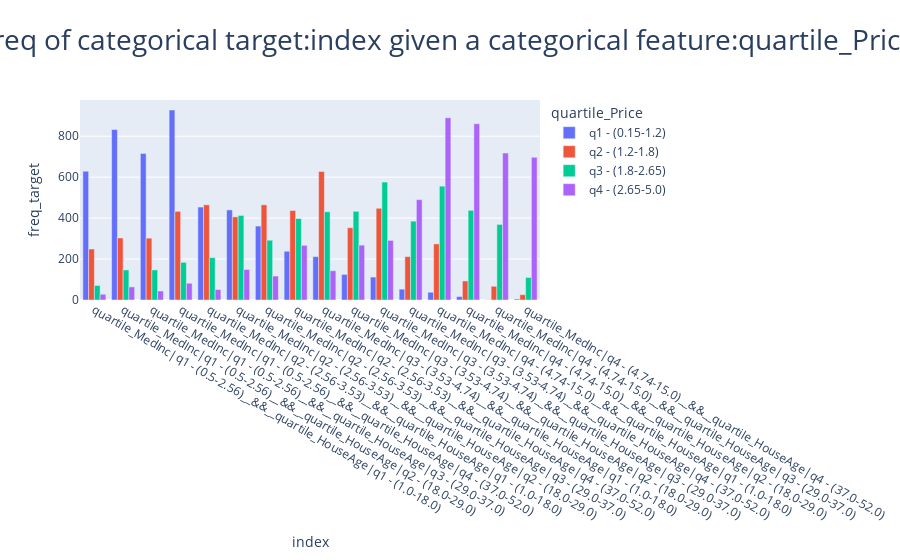

The cell this chart's notebook holds for it:
### Code cell
# params
feature_index1_ct = 'quartile_MedInc'
feature_index2_ct = 'quartile_HouseAge'
feature_target_ct = 'quartile_Price'


# ct
ct_freq_target, df_ct_freq_target_plotly = crosstab_freq_target_2_feature(df = data_percentile_feature_target, 
                                                                             feature_index1 = feature_index1_ct, 
                                                                          feature_index2 = feature_index2_ct,
                                                                             target = feature_target_ct
                                                                            )

# plot
barplot_freq_target_2_feature = plot_barplot_crosstab_individual(df_ct_freq_target_plotly)

# show
barplot_freq_target_2_feature.show()


# save
barplot_freq_target_2_feature.write_html("output_eda/5_categorical_analysis/barplot_freq_target_2_feature.html")

### Figure 1 — Plotly figure (JSON) as saved in the notebook; plotly's stock layout.template omitted (floating-point values rounded to 4 significant figures)
{"data": [{"alignmentgroup": "True", "hovertemplate": "quartile_Price=q1 - (0.15-1.2)<br>index=%{x}<br>freq_target=%{y}<extra></extra>", "legendgroup": "q1 - (0.15-1.2)", "marker": {"color": "#636efa", "pattern": {"shape": ""}}, "name": "q1 - (0.15-1.2)", "offsetgroup": "q1 - (0.15-1.2)", "orientation": "v", "showlegend": true, "textposition": "auto", "type": "bar", "x": ["quartile_MedInc|q1 - (0.5-2.56)__&&__quartile_HouseAge|q1 - (1.0-18.0)", "quartile_MedInc|q1 - (0.5-2.56)__&&__quartile_HouseAge|q2 - (18.0-29.0)", "quartile_MedInc|q1 - (0.5-2.56)__&&__quartile_HouseAge|q3 - (29.0-37.0)", "quartile_MedInc|q1 - (0.5-2.56)__&&__quartile_HouseAge|q4 - (37.0-52.0)", "quartile_MedInc|q2 - (2.56-3.53)__&&__quartile_HouseAge|q1 - (1.0-18.0)", "quartile_MedInc|q2 - (2.56-3.53)__&&__quartile_HouseAge|q2 - (18.0-29.0)", "quartile_MedInc|q2 - (2.56-3.53)__&&__quartile_HouseAge|q3 - (29.0-37.0)", "quartile_MedInc|q2 - (2.56-3.53)__&&__quartile_HouseAge|q4 - (37.0-52.0)", "quartile_MedInc|q3 - (3.53-4.74)__&&__quartile_HouseAge|q1 - (1.0-18.0)", "quartile_MedInc|q3 - (3.53-4.74)__&&__quartile_HouseAge|q2 - (18.0-29.0)", "quartile_MedInc|q3 - (3.53-4.74)__&&__quartile_HouseAge|q3 - (29.0-37.0)", "quartile_MedInc|q3 - (3.53-4.74)__&&__quartile_HouseAge|q4 - (37.0-52.0)", "quartile_MedInc|q4 - (4.74-15.0)__&&__quartile_HouseAge|q1 - (1.0-18.0)", "quartile_MedInc|q4 - (4.74-15.0)__&&__quartile_HouseAge|q2 - (18.0-29.0)", "quartile_MedInc|q4 - (4.74-15.0)__&&__quartile_HouseAge|q3 - (29.0-37.0)", "quartile_MedInc|q4 - (4.74-15.0)__&&__quartile_HouseAge|q4 - (37.0-52.0)"], "xaxis": "x", "y": [629, 833, 716, 928, 454, 440, 361, 238, 212, 125, 112, 53, 38, 17, 1, 5], "yaxis": "y"}, {"alignmentgroup": "True", "hovertemplate": "quartile_Price=q2 - (1.2-1.8)<br>index=%{x}<br>freq_target=%{y}<extra></extra>", "legendgroup": "q2 - (1.2-1.8)", "marker": {"color": "#EF553B", "pattern": {"shape": ""}}, "name": "q2 - (1.2-1.8)", "offsetgroup": "q2 - (1.2-1.8)", "orientation": "v", "showlegend": true, "textposition": "auto", "type": "bar", "x": ["quartile_MedInc|q1 - (0.5-2.56)__&&__quartile_HouseAge|q1 - (1.0-18.0)", "quartile_MedInc|q1 - (0.5-2.56)__&&__quartile_HouseAge|q2 - (18.0-29.0)", "quartile_MedInc|q1 - (0.5-2.56)__&&__quartile_HouseAge|q3 - (29.0-37.0)", "quartile_MedInc|q1 - (0.5-2.56)__&&__quartile_HouseAge|q4 - (37.0-52.0)", "quartile_MedInc|q2 - (2.56-3.53)__&&__quartile_HouseAge|q1 - (1.0-18.0)", "quartile_MedInc|q2 - (2.56-3.53)__&&__quartile_HouseAge|q2 - (18.0-29.0)", "quartile_MedInc|q2 - (2.56-3.53)__&&__quartile_HouseAge|q3 - (29.0-37.0)", "quartile_MedInc|q2 - (2.56-3.53)__&&__quartile_HouseAge|q4 - (37.0-52.0)", "quartile_MedInc|q3 - (3.53-4.74)__&&__quartile_HouseAge|q1 - (1.0-18.0)", "quartile_MedInc|q3 - (3.53-4.74)__&&__quartile_HouseAge|q2 - (18.0-29.0)", "quartile_MedInc|q3 - (3.53-4.74)__&&__quartile_HouseAge|q3 - (29.0-37.0)", "quartile_MedInc|q3 - (3.53-4.74)__&&__quartile_HouseAge|q4 - (37.0-52.0)", "quartile_MedInc|q4 - (4.74-15.0)__&&__quartile_HouseAge|q1 - (1.0-18.0)", "quartile_MedInc|q4 - (4.74-15.0)__&&__quartile_HouseAge|q2 - (18.0-29.0)", "quartile_MedInc|q4 - (4.74-15.0)__&&__quartile_HouseAge|q3 - (29.0-37.0)", "quartile_MedInc|q4 - (4.74-15.0)__&&__quartile_HouseAge|q4 - (37.0-52.0)"], "xaxis": "x", "y": [249, 303, 302, 433, 465, 406, 465, 437, 628, 353, 448, 212, 274, 93, 67, 26], "yaxis": "y"}, {"alignmentgroup": "True", "hovertemplate": "quartile_Price=q3 - (1.8-2.65)<br>index=%{x}<br>freq_target=%{y}<extra></extra>", "legendgroup": "q3 - (1.8-2.65)", "marker": {"color": "#00cc96", "pattern": {"shape": ""}}, "name": "q3 - (1.8-2.65)", "offsetgroup": "q3 - (1.8-2.65)", "orientation": "v", "showlegend": true, "textposition": "auto", "type": "bar", "x": ["quartile_MedInc|q1 - (0.5-2.56)__&&__quartile_HouseAge|q1 - (1.0-18.0)", "quartile_MedInc|q1 - (0.5-2.56)__&&__quartile_HouseAge|q2 - (18.0-29.0)", "quartile_MedInc|q1 - (0.5-2.56)__&&__quartile_HouseAge|q3 - (29.0-37.0)", "quartile_MedInc|q1 - (0.5-2.56)__&&__quartile_HouseAge|q4 - (37.0-52.0)", "quartile_MedInc|q2 - (2.56-3.53)__&&__quartile_HouseAge|q1 - (1.0-18.0)", "quartile_MedInc|q2 - (2.56-3.53)__&&__quartile_HouseAge|q2 - (18.0-29.0)", "quartile_MedInc|q2 - (2.56-3.53)__&&__quartile_HouseAge|q3 - (29.0-37.0)", "quartile_MedInc|q2 - (2.56-3.53)__&&__quartile_HouseAge|q4 - (37.0-52.0)", "quartile_MedInc|q3 - (3.53-4.74)__&&__quartile_HouseAge|q1 - (1.0-18.0)", "quartile_MedInc|q3 - (3.53-4.74)__&&__quartile_HouseAge|q2 - (18.0-29.0)", "quartile_MedInc|q3 - (3.53-4.74)__&&__quartile_HouseAge|q3 - (29.0-37.0)", "quartile_MedInc|q3 - (3.53-4.74)__&&__quartile_HouseAge|q4 - (37.0-52.0)", "quartile_MedInc|q4 - (4.74-15.0)__&&__quartile_HouseAge|q1 - (1.0-18.0)", "quartile_MedInc|q4 - (4.74-15.0)__&&__quartile_HouseAge|q2 - (18.0-29.0)", "quartile_MedInc|q4 - (4.74-15.0)__&&__quartile_HouseAge|q3 - (29.0-37.0)", "quartile_MedInc|q4 - (4.74-15.0)__&&__quartile_HouseAge|q4 - (37.0-52.0)"], "xaxis": "x", "y": [71, 147, 147, 184, 207, 413, 292, 398, 431, 433, 576, 385, 556, 438, 369, 110], "yaxis": "y"}, {"alignmentgroup": "True", "hovertemplate": "quartile_Price=q4 - (2.65-5.0)<br>index=%{x}<br>freq_target=%{y}<extra></extra>", "legendgroup": "q4 - (2.65-5.0)", "marker": {"color": "#ab63fa", "pattern": {"shape": ""}}, "name": "q4 - (2.65-5.0)", "offsetgroup": "q4 - (2.65-5.0)", "orientation": "v", "showlegend": true, "textposition": "auto", "type": "bar", "x": ["quartile_MedInc|q1 - (0.5-2.56)__&&__quartile_HouseAge|q1 - (1.0-18.0)", "quartile_MedInc|q1 - (0.5-2.56)__&&__quartile_HouseAge|q2 - (18.0-29.0)", "quartile_MedInc|q1 - (0.5-2.56)__&&__quartile_HouseAge|q3 - (29.0-37.0)", "quartile_MedInc|q1 - (0.5-2.56)__&&__quartile_HouseAge|q4 - (37.0-52.0)", "quartile_MedInc|q2 - (2.56-3.53)__&&__quartile_HouseAge|q1 - (1.0-18.0)", "quartile_MedInc|q2 - (2.56-3.53)__&&__quartile_HouseAge|q2 - (18.0-29.0)", "quartile_MedInc|q2 - (2.56-3.53)__&&__quartile_HouseAge|q3 - (29.0-37.0)", "quartile_MedInc|q2 - (2.56-3.53)__&&__quartile_HouseAge|q4 - (37.0-52.0)", "quartile_MedInc|q3 - (3.53-4.74)__&&__quartile_HouseAge|q1 - (1.0-18.0)", "quartile_MedInc|q3 - (3.53-4.74)__&&__quartile_HouseAge|q2 - (18.0-29.0)", "quartile_MedInc|q3 - (3.53-4.74)__&&__quartile_HouseAge|q3 - (29.0-37.0)", "quartile_MedInc|q3 - (3.53-4.74)__&&__quartile_HouseAge|q4 - (37.0-52.0)", "quartile_MedInc|q4 - (4.74-15.0)__&&__quartile_HouseAge|q1 - (1.0-18.0)", "quartile_MedInc|q4 - (4.74-15.0)__&&__quartile_HouseAge|q2 - (18.0-29.0)", "quartile_MedInc|q4 - (4.74-15.0)__&&__quartile_HouseAge|q3 - (29.0-37.0)", "quartile_MedInc|q4 - (4.74-15.0)__&&__quartile_HouseAge|q4 - (37.0-52.0)"], "xaxis": "x", "y": [28, 64, 44, 82, 51, 149, 117, 267, 143, 268, 291, 490, 890, 861, 718, 697], "yaxis": "y"}], "layout": {"autosize": true, "barmode": "group", "legend": {"title": {"text": "quartile_Price"}, "tracegroupgap": 0}, "title": {"font": {"size": 28}, "text": "freq of categorical target:index given a categorical feature:quartile_Price", "x": 0.5}, "xaxis": {"anchor": "y", "autorange": true, "domain": [0, 1], "range": [-0.5, 15.5], "title": {"text": "index"}, "type": "category"}, "yaxis": {"anchor": "x", "autorange": true, "domain": [0, 1], "range": [0, 976.8], "title": {"text": "freq_target"}, "type": "linear"}}}
